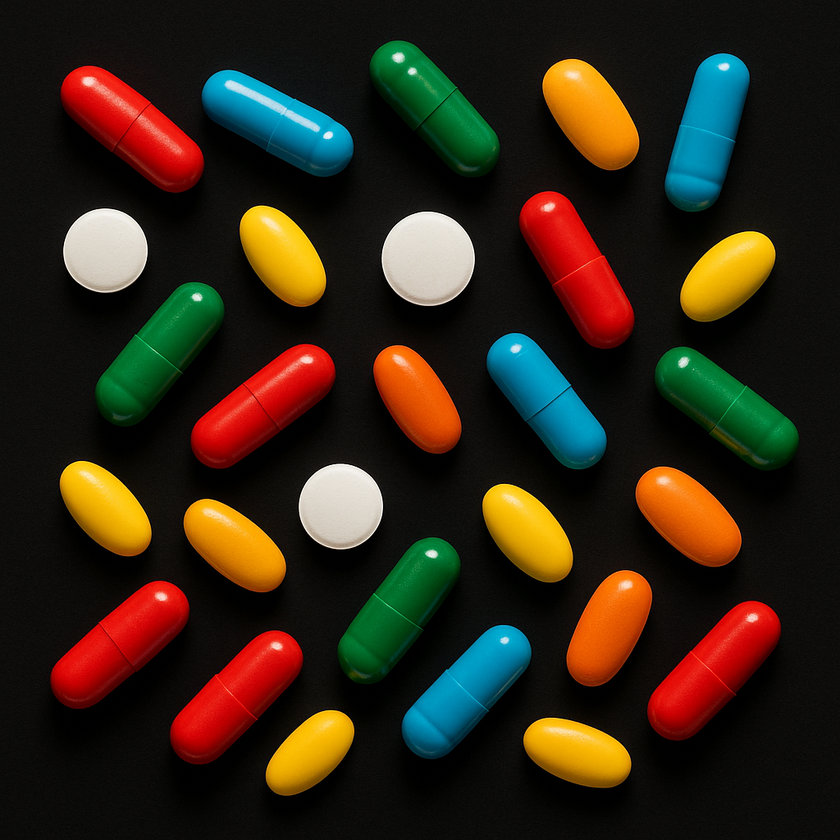
#> input picture imagenes/pildoras2.png, 840 x 840 px, shrunk from 1024 x 1024 before the run, found by its file name
$ jupyter execute 27_descriptores_forma.ipynb
#> lines starting #> are read from the running program, lines starting #| are printed output that depends on the picture; after the words box and inside, x2 and y2 are one past the last pixel; in counts of white or black regions, pixels touching at a corner belong together
# 27 · Descriptores de forma (contornos)

Imports y ruta de imagen.

[cell 1]
import cv2, numpy as np, matplotlib.pyplot as plt, pandas as pd

IMG_PATH = r"C:\\Users\\20808\\Documents\\Repositorios\\Vision_en_Robotica\\imagenes\\pildoras2.png"

Carga y visualización.

[cell 2]
bgr = cv2.imread(IMG_PATH, cv2.IMREAD_COLOR)
#> bgr is the input picture: shape (840, 840, 3); mean B, G, R 22.7, 37.3, 49
if bgr is None:
    raise FileNotFoundError(f"No se pudo cargar: {IMG_PATH}")
rgb = cv2.cvtColor(bgr, cv2.COLOR_BGR2RGB)
plt.figure(figsize=(6,6)); plt.imshow(rgb); plt.title("RGB"); plt.axis("off"); plt.show()

Conversión a gris, suavizado y umbralización (Otsu) con polaridad automática.

[cell 3]
gray = cv2.cvtColor(bgr, cv2.COLOR_BGR2GRAY)
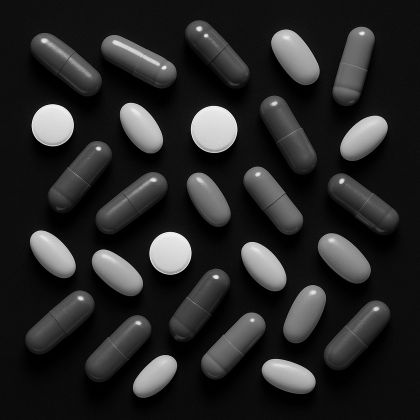
#> gray: shape (840, 840) (shown at 1/2 size); min 0, max 255, mean 39.1
gray_blur = cv2.GaussianBlur(gray, (5,5), 0)
use_inverse = gray_blur.mean() > 127
#> use_inverse = False
mode = cv2.THRESH_BINARY_INV if use_inverse else cv2.THRESH_BINARY
#> mode = 0
_, bin_img = cv2.threshold(gray_blur, 0, 255, mode + cv2.THRESH_OTSU)
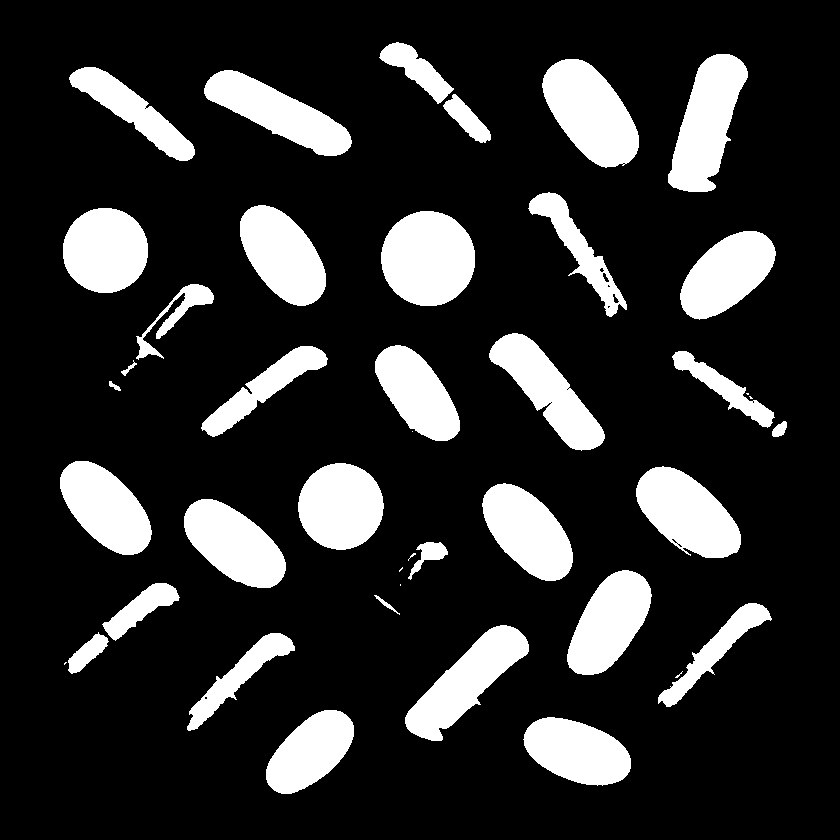
#> bin_img: shape (840, 840); 18.2% white; 42 white regions (8 under 20 px)
plt.figure(figsize=(6,6)); plt.imshow(bin_img, cmap="gray"); plt.title(f"Binaria (Otsu) modo={'INV' if use_inverse else 'BIN'}"); plt.axis("off"); plt.show()

Detección de contornos externos y visualización.

[cell 4]
contours, hierarchy = cv2.findContours(bin_img, cv2.RETR_EXTERNAL, cv2.CHAIN_APPROX_SIMPLE)
#> contours = 42 contours, 8 with area under 20; largest, box (x1, y1, x2, y2) and area: (381, 211, 475, 306) 6908, (542, 59, 639, 168) 6570, (668, 54, 748, 192) 6228, (636, 466, 741, 558) 5998, (405, 625, 529, 741) 5714
vis = rgb.copy()
cv2.drawContours(vis, contours, -1, (255,0,0), 2)
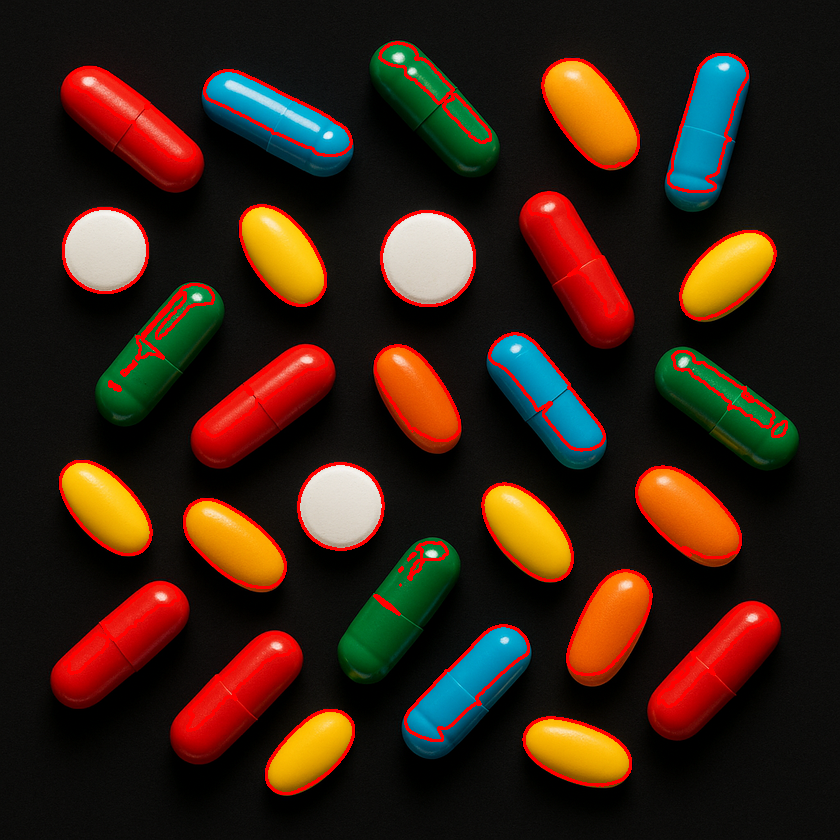
#> vis: shape (840, 840, 3); mean R, G, B 55.1, 33.8, 20.6
plt.figure(figsize=(6,6)); plt.imshow(vis); plt.title(f"Contornos externos: {len(contours)}"); plt.axis("off"); plt.show()

Funciones auxiliares para descriptores.

[cell 5]
def contour_descriptors(cnt):
    area = cv2.contourArea(cnt)
    perim = cv2.arcLength(cnt, True)
    x,y,w,h = cv2.boundingRect(cnt)
    rect_area = w*h
    # Circularidad: 4πA / P^2 (1 = círculo)
    circularity = (4*np.pi*area)/(perim**2) if perim>0 else 0
    # Solidez: A / A_casco (1 = convexo)
    hull = cv2.convexHull(cnt)
    hull_area = cv2.contourArea(hull)
    solidity = (area/hull_area) if hull_area>0 else 0
    # Relación de aspecto: w/h
    aspect = (w/h) if h>0 else 0
    # Excentricidad aproximada a partir de elipse ajustada
    ecc = np.nan
    if len(cnt) >= 5:
        (cx,cy),(MA,ma),angle = cv2.fitEllipse(cnt)
        a = max(MA,ma)/2.0; b = min(MA,ma)/2.0
        if a>0: ecc = np.sqrt(1 - (b*b)/(a*a))
    # Momentos de Hu (log-scale con signo preservado)
    hu = cv2.HuMoments(cv2.moments(cnt)).flatten()
    hu_log = np.array([-np.sign(h)*np.log10(abs(h)) if h!=0 else 0 for h in hu])
    return dict(area=area, perimetro=perim, x=x, y=y, w=w, h=h, circularidad=circularity,
                solidez=solidity, aspecto=aspect, excentricidad=ecc,
                hu1=hu_log[0], hu2=hu_log[1], hu3=hu_log[2], hu4=hu_log[3], hu5=hu_log[4], hu6=hu_log[5], hu7=hu_log[6])

Cálculo de descriptores por contorno y tabla de resultados.

[cell 6]
rows = []
for i, cnt in enumerate(contours, start=1):
    d = contour_descriptors(cnt)
    d['ID'] = i
    rows.append(d)
#> this loop made 42 passes
#> (area in contour_descriptors, perim in contour_descriptors, x in contour_descriptors, y in contour_descriptors, w in contour_descriptors, h in contour_descriptors, rect_area in contour_descriptors, circularity in contour_descriptors) on passes 1, 2, 5, 6, 7, 11, 12, 16: (5091, 291.1, 523, 717, 108, 69, 7452, 0.755), (4553.5, 271.5, 266, 710, 88, 84, 7392, 0.776), (2529, 348.3, 187, 633, 108, 98, 10584, 0.262), (712, 130.9, 68, 632, 41, 42, 1722, 0.523), (5714.5, 381.8, 405, 625, 124, 116, 14384, 0.493), (1620.5, 213.5, 102, 583, 78, 58, 4524, 0.447), (5451.5, 306.3, 567, 570, 85, 105, 8925, 0.73), (5562.5, 302.4, 184, 499, 102, 89, 9078, 0.764)
df = pd.DataFrame(rows).set_index('ID').sort_index()
pd.set_option('display.float_format', lambda x: f'{x:.4f}')
df
#> Out = table of 42 rows and 17 columns

Visualización: color por circularidad; IDs y bounding boxes.

[cell 7]
vis_desc = rgb.copy()
min_c, max_c = float(df['circularidad'].min()), float(df['circularidad'].max())
def color_map(val, vmin, vmax):
    if vmax<=vmin: return (255,255,255)
    t = (val - vmin)/(vmax - vmin)
    # mapa simple azul->verde->rojo
    r = int(255*t)
    g = int(255*(1-abs(t-0.5)*2))
    b = int(255*(1-t))
    return (r,g,b)

for i, cnt in enumerate(contours, start=1):
    x,y,w,h = cv2.boundingRect(cnt)
    cval = float(df.loc[i,'circularidad']) if i in df.index else 0.0
    col = color_map(cval, min_c, max_c)
    cv2.drawContours(vis_desc, [cnt], -1, col, 2)
    cv2.rectangle(vis_desc, (x,y), (x+w,y+h), (0,255,0), 1)
    cx = int(x + w/2); cy = int(y + h/2)
    cv2.putText(vis_desc, str(i), (cx, cy), cv2.FONT_HERSHEY_SIMPLEX, 0.5, (255,255,0), 2, cv2.LINE_AA)
#> this loop made 42 passes
#> cnt on passes 4, 10, 13, 21, 24: [[65, 662], [64, 663], [64, 664], [66, 662]], [[400, 584], [400, 585]], [[402, 567], [399, 570], [399, 571], [402, 568]], [[412, 431]], [[746, 393], [747, 394], [748, 394], [748, 393]]
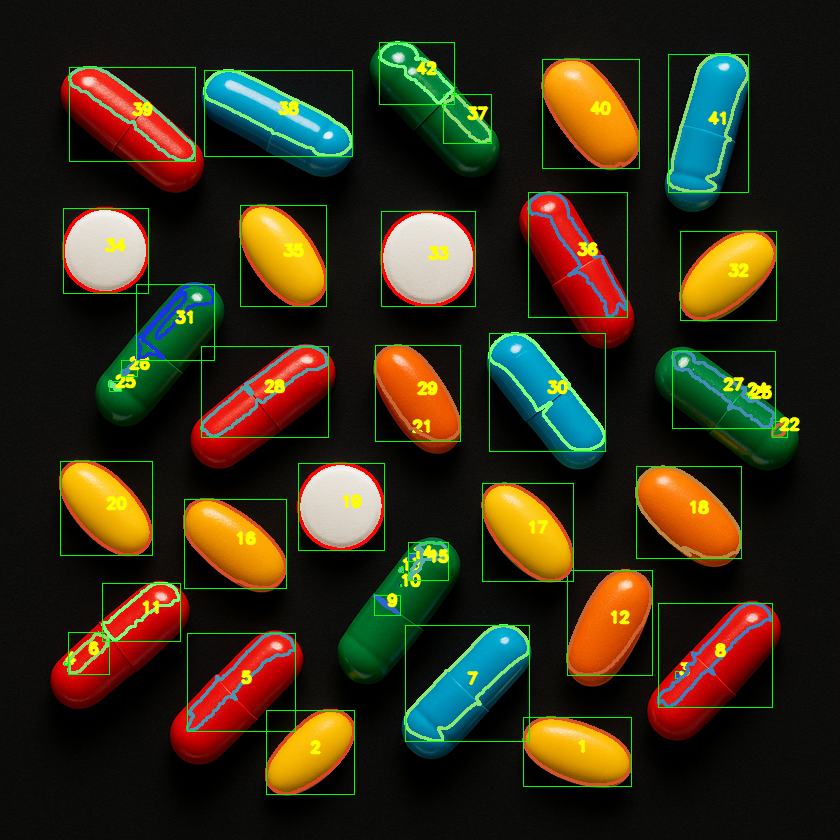
#> vis_desc: shape (840, 840, 3); mean R, G, B 51, 44.1, 23.9

plt.figure(figsize=(6,6)); plt.imshow(vis_desc); plt.title("Contornos coloreados por circularidad"); plt.axis("off"); plt.show()

$ run again, with imagenes/pildoras1.png copied over imagenes/pildoras2.png
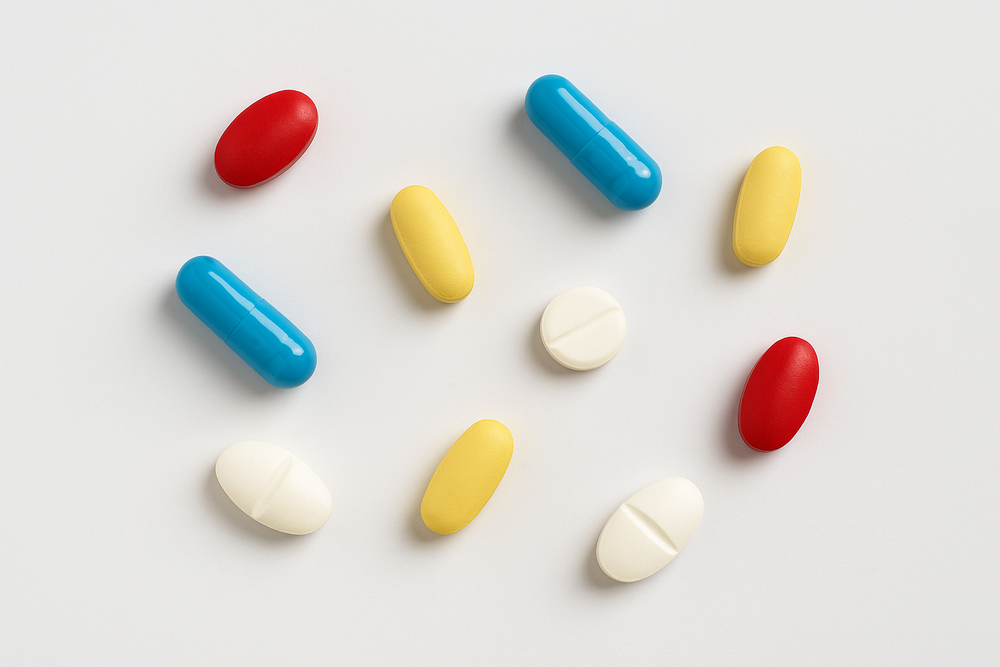
#> input picture imagenes/pildoras1.png, 1000 x 667 px, shrunk from 1536 x 1024 before the run, found by its file name
#> bgr is the input picture: shape (667, 1000, 3); mean B, G, R 213.2, 218.1, 221.1
#> use_inverse = True
#> mode = 1
#> `_, bin_img = cv2.threshold(gray_blur, 0, 255, mode + cv2.THRESH_OTSU)`:
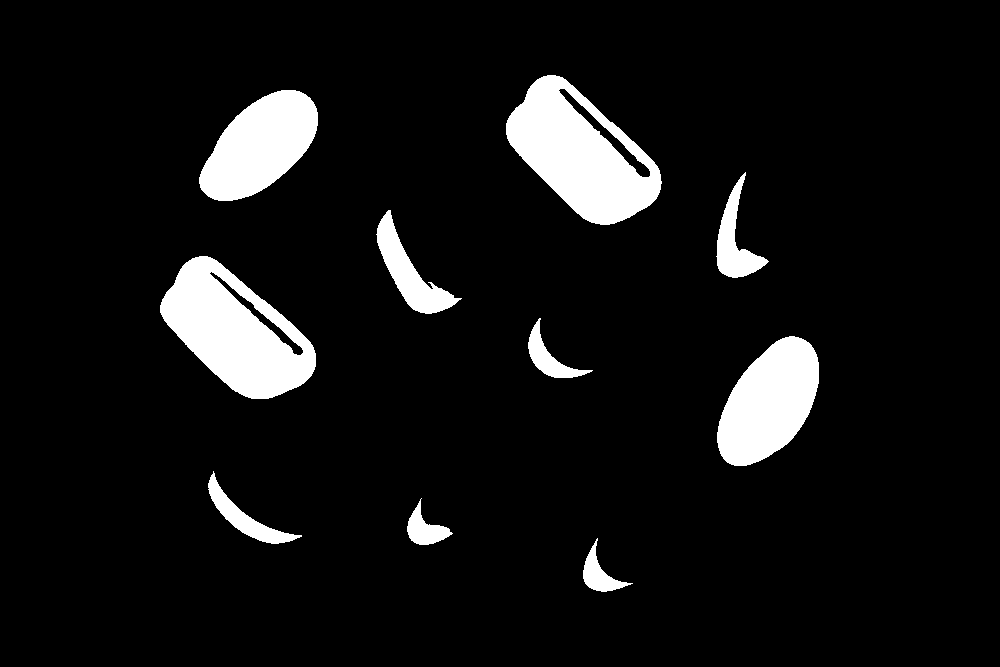
#> bin_img: shape (667, 1000); 7.8% white; 10 white regions
#> contours = 10 contours; largest, box (x1, y1, x2, y2) and area: (506, 75, 662, 225) 13494, (160, 256, 316, 399) 12904, (717, 336, 819, 466) 8663, (199, 90, 318, 201) 8222, (376, 210, 462, 314) 2723
#> vis: shape (667, 1000, 3); mean R, G, B 222.4, 215.6, 210.9
#> the loop `for i, cnt in enumerate(contours, start=1):` made 10 passes
#> after the loop `for i, cnt in enumerate(contours, start=1):`: rows = 10 items
#> df = table of 10 rows and 17 columns
#> min_c = 0.26; max_c = 0.774
#> the loop `for i, cnt in enumerate(contours, start=1):` made 10 passes
#> cval on passes 1 to 8: 0.339, 0.44, 0.26, 0.771, 0.299, 0.763, 0.324, 0.289
#> after the loop `for i, cnt in enumerate(contours, start=1):`:
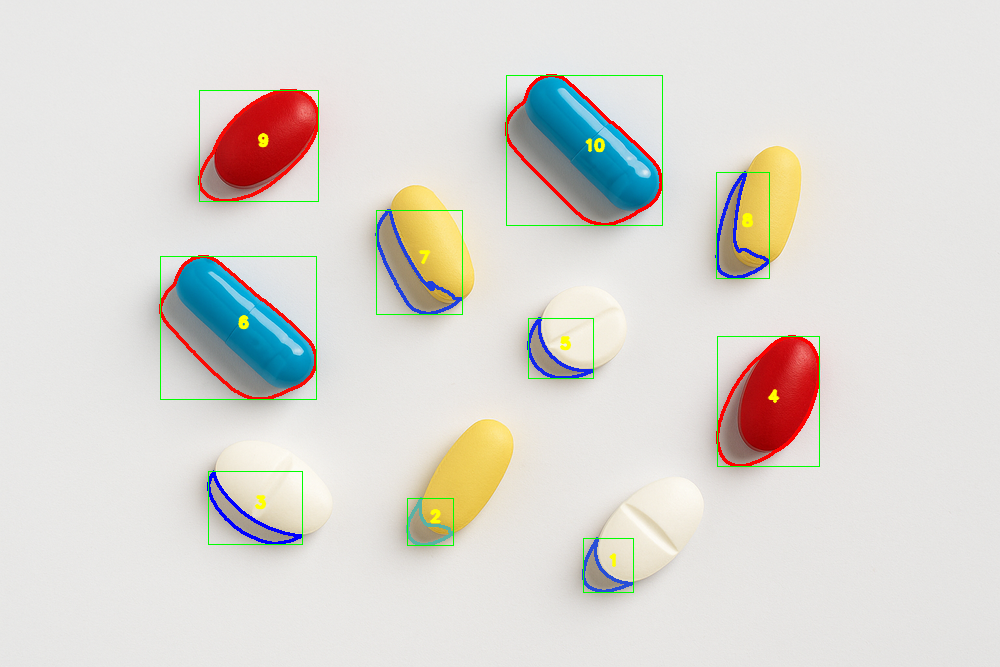
#> vis_desc: shape (667, 1000, 3); mean R, G, B 219.8, 216.6, 211.2

$ run again, with imagenes/pildoras3.png copied over imagenes/pildoras2.png
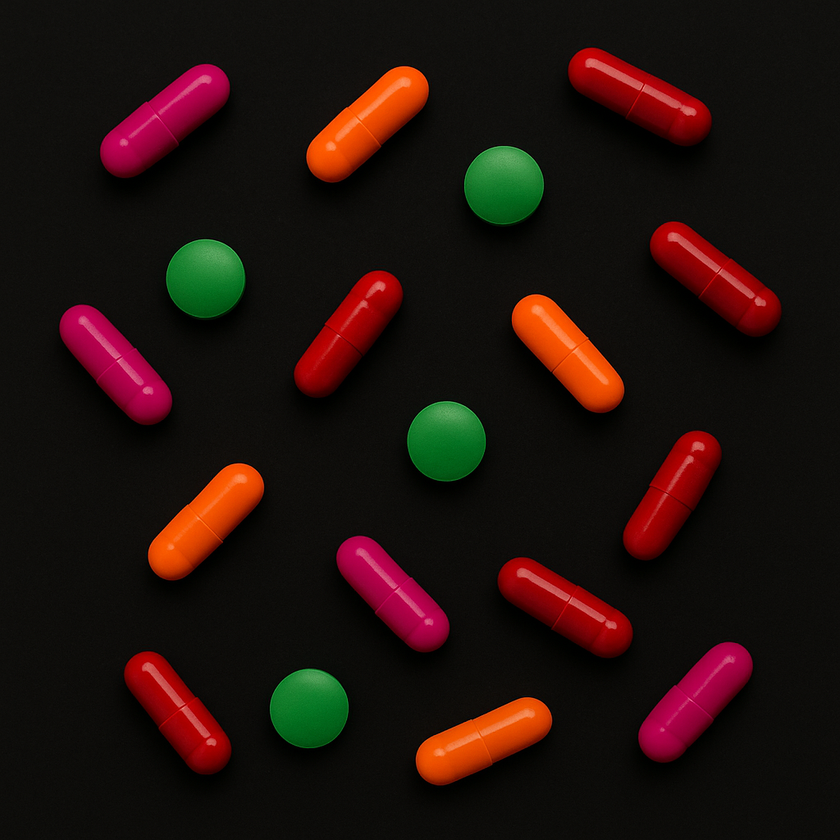
#> input picture imagenes/pildoras3.png, 840 x 840 px, shrunk from 1024 x 1024 before the run, found by its file name
#> bgr is the input picture: shape (840, 840, 3); mean B, G, R 12.7, 16.9, 33.8
#> use_inverse = False
#> mode = 0
#> `_, bin_img = cv2.threshold(gray_blur, 0, 255, mode + cv2.THRESH_OTSU)`:
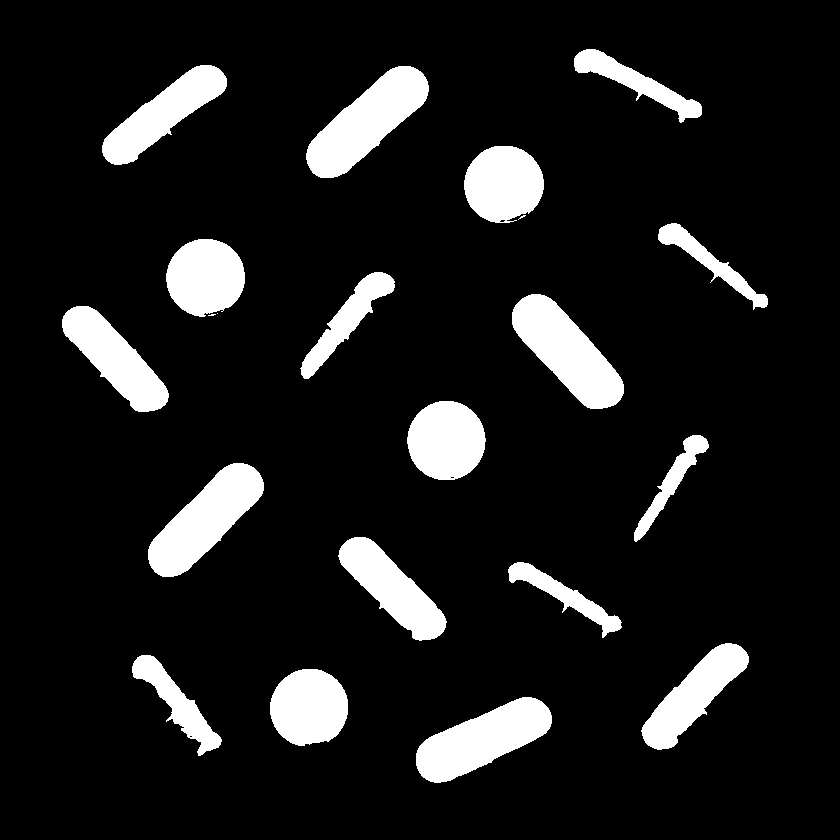
#> bin_img: shape (840, 840); 11.1% white; 21 white regions (3 under 20 px)
#> contours = 21 contours, 3 with area under 20; largest, box (x1, y1, x2, y2) and area: (306, 66, 429, 178) 6402, (512, 294, 624, 409) 6261, (148, 463, 264, 577) 6146, (416, 697, 552, 783) 6076, (62, 306, 169, 412) 4894
#> vis: shape (840, 840, 3); mean R, G, B 37.3, 16.2, 12.1
#> the loop `for i, cnt in enumerate(contours, start=1):` made 21 passes
#> after the loop `for i, cnt in enumerate(contours, start=1):`: rows = 21 items
#> df = table of 21 rows and 17 columns
#> min_c = 0; max_c = 0.896
#> the loop `for i, cnt in enumerate(contours, start=1):` made 21 passes
#> cval on passes 1 to 8: 0.58, 0.875, 0.29, 0.501, 0.227, 0.552, 0.624, 0.217
#> after the loop `for i, cnt in enumerate(contours, start=1):`:
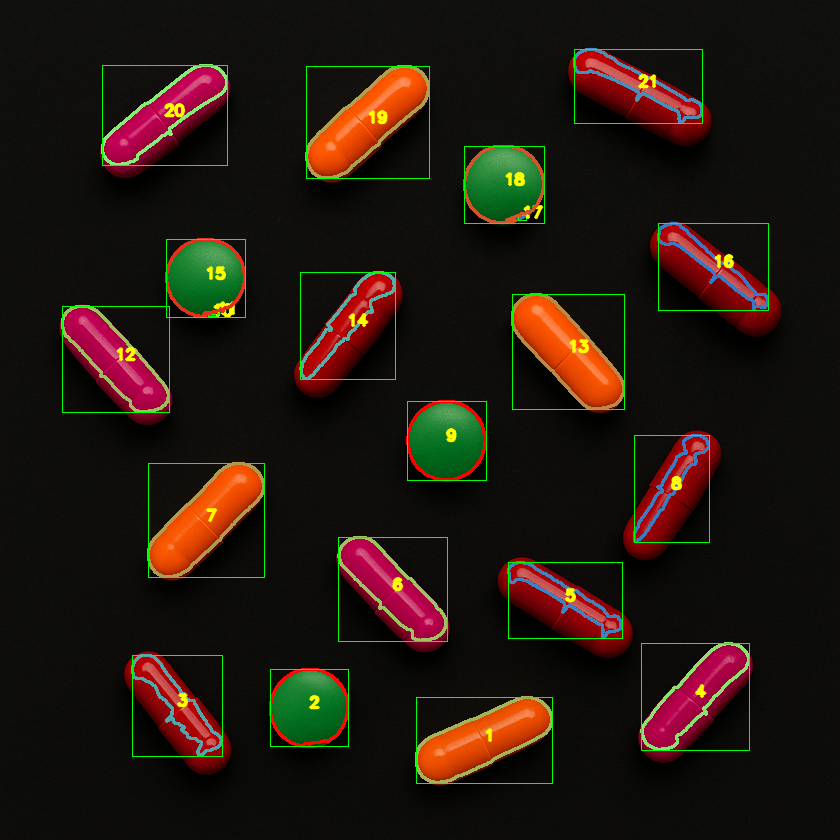
#> vis_desc: shape (840, 840, 3); mean R, G, B 34.3, 23.1, 14.7
